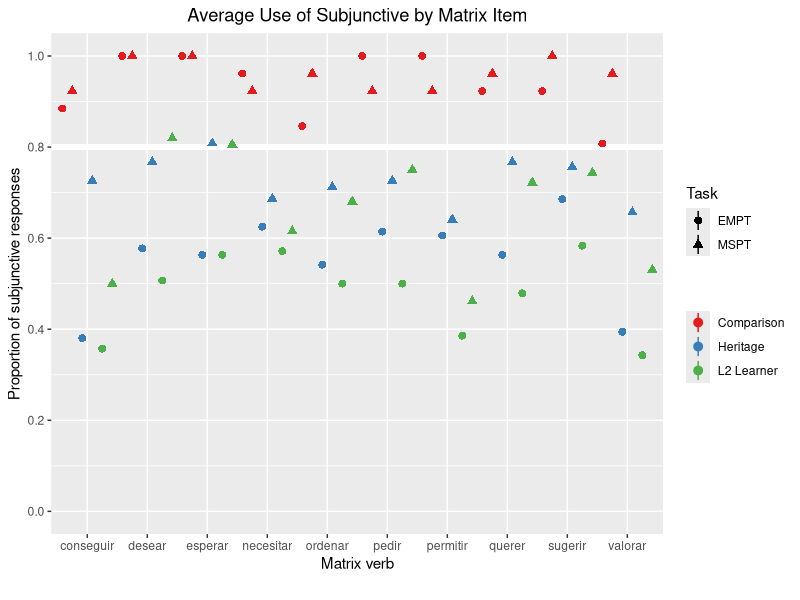
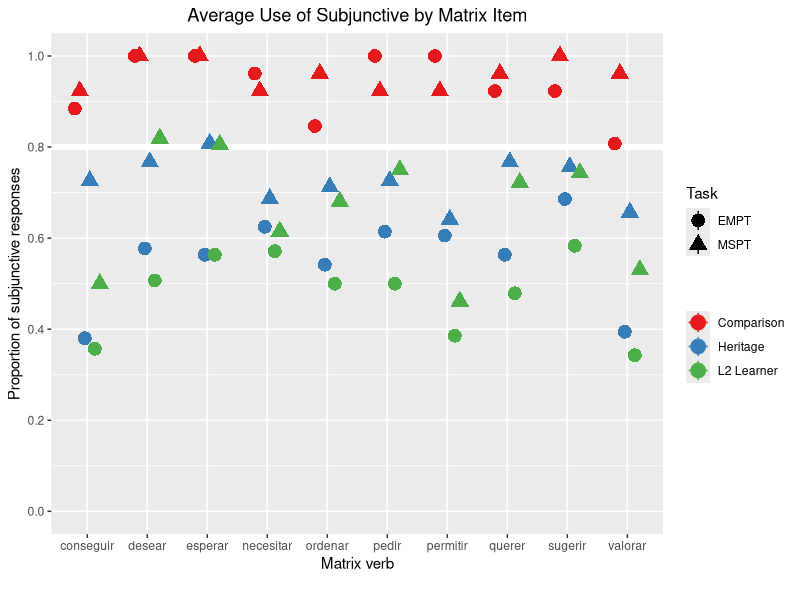
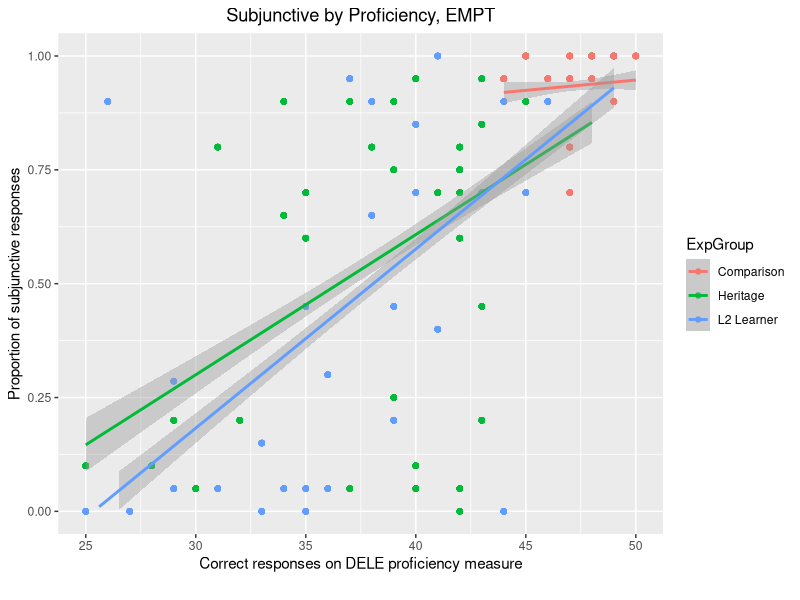
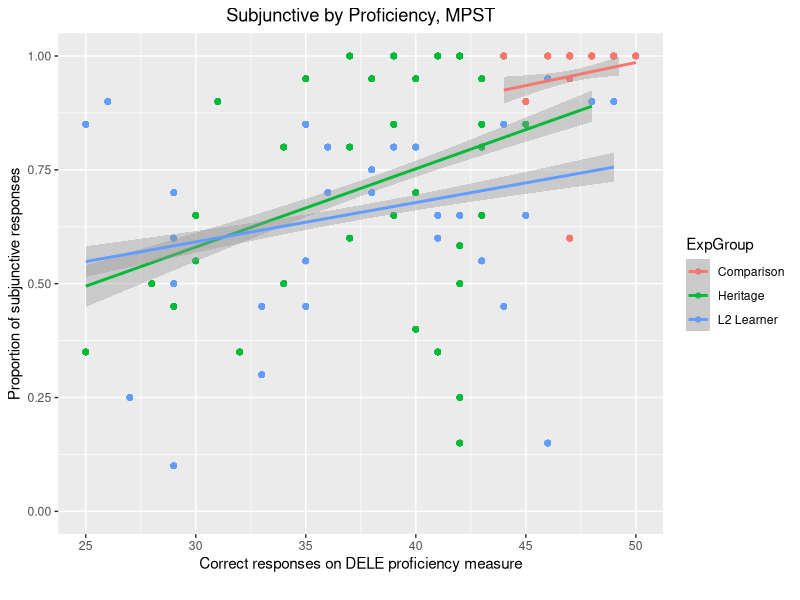
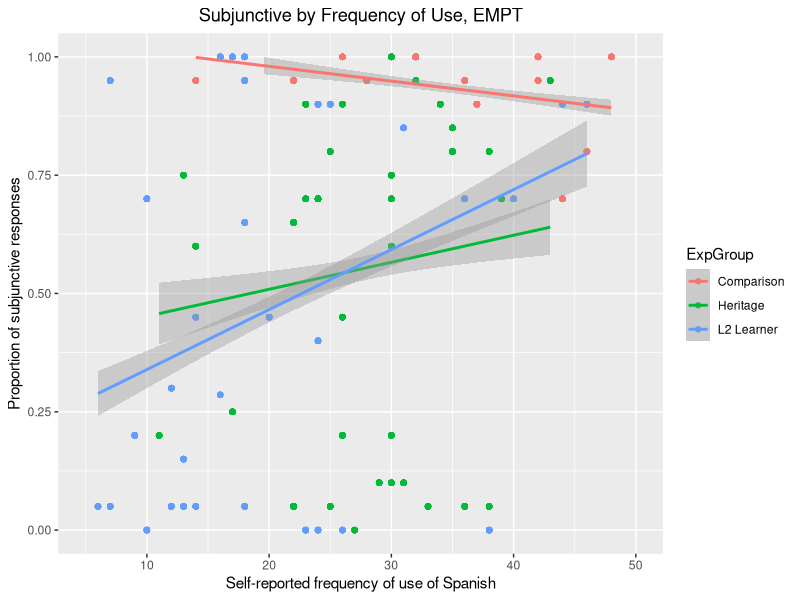
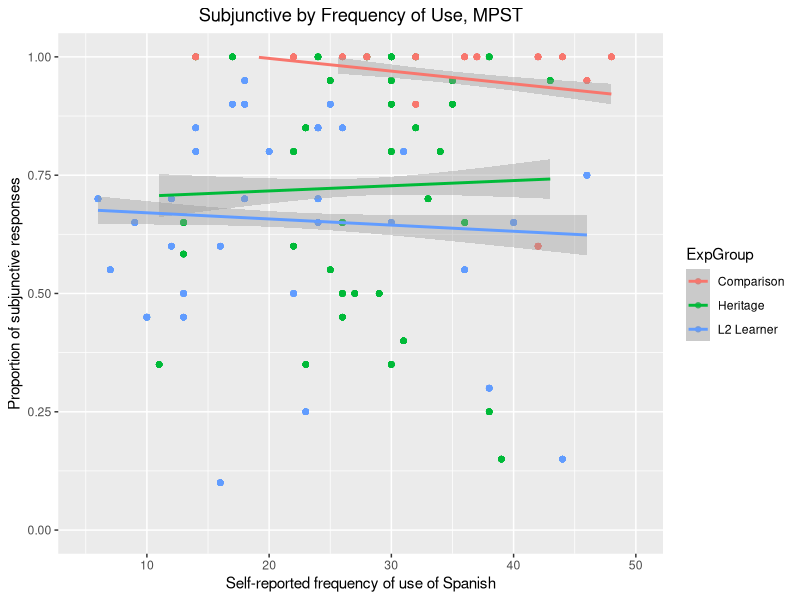
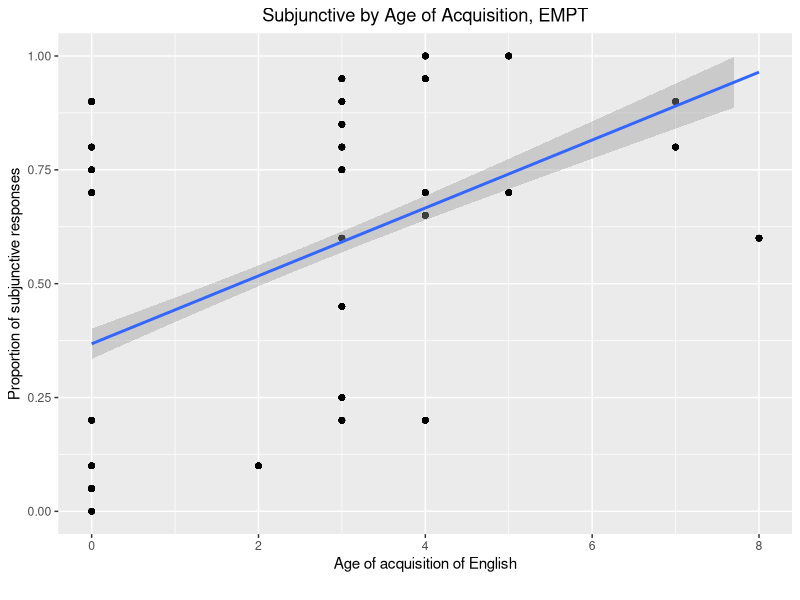
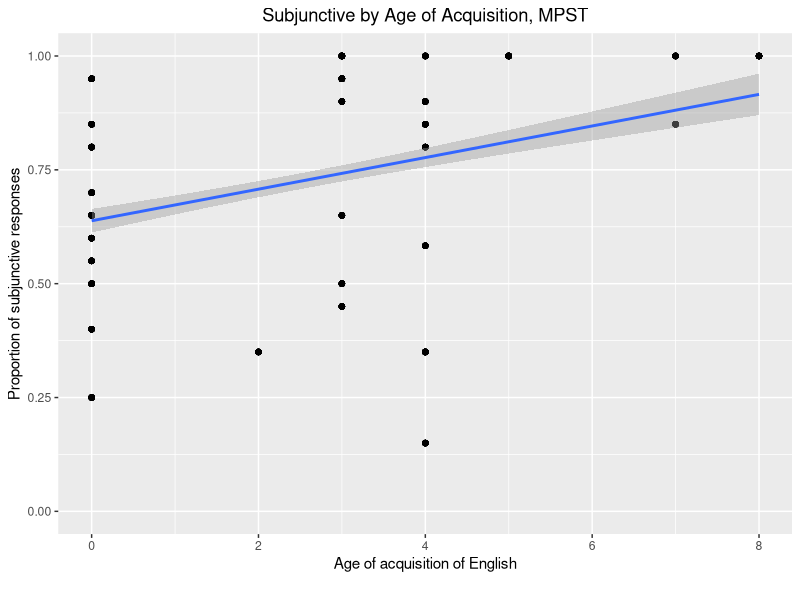

Generate these figures, in order, with R:
# Packages
library(tidyverse)
library(lme4)
library(dplyr)
library(lmerTest)
library(glmmTMB)
library(emmeans)
library(kableExtra)
library(Hmisc)

# Preparation of data
## Load database
L2_EPT = read_csv("./CSV Files/L2 Learners/EPT Subjunctive Standardized L2 Data.csv")
L2_FCT = read_csv("./CSV Files/L2 Learners/FCT Subjunctive Standardized L2 Data.csv")
Heritage_EPT = read_csv("./CSV Files/Heritage/EPT Subjunctive Standardized Heritage Data.csv")
Heritage_FCT = read_csv("./CSV Files/Heritage/FCT Subjunctive Standardized Heritage Data.csv")
Comparison_EPT = read.csv("./CSV Files/Comparison/EPT Subjunctive Standardized Comparison Data.csv")
Comparison_FCT = read.csv("./CSV Files/Comparison/FCT Subjunctive Standardized Comparison Data.csv")


## Create combined datasets
Subjunctive_EPT = rbind(L2_EPT, Heritage_EPT, Comparison_EPT)
Subjunctive_FCT = rbind(L2_FCT, Heritage_FCT, Comparison_FCT)
Subjunctive_Aggregate = rbind(Subjunctive_EPT, Subjunctive_FCT)


## Find participant averages
Heritage_EPT_Modified = aggregate(Heritage_EPT$Average, list(Heritage_EPT$Participant_ID), FUN = mean)
Heritage_EPT_Modified = Heritage_EPT_Modified %>% rename(Part_Avg = x)
Heritage_EPT_Modified = left_join(Heritage_EPT, Heritage_EPT_Modified, by = c("Participant_ID" = "Group.1"))

Heritage_FCT_Modified = aggregate(Heritage_FCT$Average, list(Heritage_FCT$Participant_ID), FUN = mean)
Heritage_FCT_Modified = Heritage_FCT_Modified %>% rename(Part_Avg = x)
Heritage_FCT_Modified = left_join(Heritage_FCT, Heritage_FCT_Modified, by = c("Participant_ID" = "Group.1"))

Subjunctive_EPT_Aggregate = aggregate(Subjunctive_EPT$Average, list(Subjunctive_EPT$Participant_ID), FUN = mean)
Subjunctive_EPT_Aggregate = Subjunctive_EPT_Aggregate %>% rename(Part_Avg = x)
Subjunctive_EPT_Aggregate = left_join(Subjunctive_EPT, Subjunctive_EPT_Aggregate, by = c("Participant_ID" = "Group.1"))

Subjunctive_FCT_Aggregate = aggregate(Subjunctive_FCT$Average, list(Subjunctive_FCT$Participant_ID), FUN = mean)
Subjunctive_FCT_Aggregate = Subjunctive_FCT_Aggregate %>% rename(Part_Avg = x)
Subjunctive_FCT_Aggregate = left_join(Subjunctive_FCT, Subjunctive_FCT_Aggregate, by = c("Participant_ID" = "Group.1"))


# Plots
## Individual lexical items
Subjunctive_Aggregate %>%
  ggplot(aes(x = MainVerb, y = Average, color = ExpGroup, shape = Task)) +
  geom_hline(yintercept = 0.8, color = 'white', size = 2) +
  stat_summary(fun.data = mean_sdl, geom = "pointrange", position = position_dodge(width=1)) +
  scale_color_brewer(palette = "Set1", name = "") +
  scale_y_continuous(breaks = seq (0, 1, 0.2), limits = c(0, 1)) +
  labs(x = "Matrix verb", y = "Proportion of subjunctive responses", caption = "",
       title = "Average Use of Subjunctive by Matrix Item") +
  theme(plot.title = element_text(hjust = 0.5))

Subjunctive_Aggregate %>%
  ggplot(aes(x = MainVerb, y = Average, color = ExpGroup, shape = Task)) + 
  geom_hline(yintercept = 0.8, color = 'white', size = 2) +
  stat_summary(fun = mean,
               geom = "pointrange", size = 1, 
               position = position_dodge(width = 0.5)) + 
  stat_summary(fun.data = mean_sdl,
               geom="line",
               position = position_dodge(width=0.2)) +
  scale_color_brewer(palette = "Set1", name = "") +
  scale_y_continuous(breaks = seq (0, 1, 0.2),
                     limits = c(0, 1)) +
  labs(x = "Matrix verb", y = "Proportion of subjunctive responses", caption = "", 
       title = "Average Use of Subjunctive by Matrix Item") +
  theme(plot.title = element_text(hjust = 0.5))


## By average accuracy and proficiency
Subjunctive_EPT_Aggregate %>%
  ggplot(aes(x = DELE, y = Part_Avg, color = ExpGroup)) + 
  geom_point() +
  geom_smooth(method = lm) +
  xlim(c(25,50)) +
  ylim(c(0,1)) +
  labs(x = 'Correct responses on DELE proficiency measure', y = 'Proportion of subjunctive responses', caption = '', 
       title = 'Subjunctive by Proficiency, EMPT') +
  theme(plot.title = element_text(hjust = 0.5))

Subjunctive_FCT_Aggregate %>%
  ggplot(aes(x = DELE, y = Part_Avg, color = ExpGroup)) + 
  geom_point() +
  geom_smooth(method = lm) +
  xlim(c(25,50)) +
  ylim(c(0,1)) +
  labs(x = 'Correct responses on DELE proficiency measure', y = 'Proportion of subjunctive responses', caption = '', 
       title = 'Subjunctive by Proficiency, MPST') +
  theme(plot.title = element_text(hjust = 0.5))


## By average accuracy and use
Subjunctive_EPT_Aggregate %>%
  ggplot(aes(x = FofA, y = Part_Avg, color = ExpGroup)) + 
  geom_point() +
  geom_smooth(method = lm) +
  xlim(c(5,50)) +
  ylim(c(0,1)) +
  labs(x = 'Self-reported frequency of use of Spanish', y = 'Proportion of subjunctive responses',
       title = 'Subjunctive by Frequency of Use, EMPT') +
  theme(plot.title = element_text(hjust = 0.5))

Subjunctive_FCT_Aggregate %>%
  ggplot(aes(x = FofA, y = Part_Avg, color = ExpGroup)) + 
  geom_point() +
  geom_smooth(method = lm) +
  xlim(c(5,50)) +
  ylim(c(0,1)) +
  labs(x = 'Self-reported frequency of use of Spanish', y = 'Proportion of subjunctive responses',
       title = 'Subjunctive by Frequency of Use, MPST') +
  theme(plot.title = element_text(hjust = 0.5))


## By age of acquisition
Heritage_EPT_Modified %>%
  ggplot(aes(x = AoA_ENG, y = Part_Avg)) + 
  geom_point() +
  geom_smooth(method = lm) +
  xlim(c(0,8)) +
  ylim(c(0,1)) +
  labs(x = 'Age of acquisition of English', y = 'Proportion of subjunctive responses', caption = '', 
       title = 'Subjunctive by Age of Acquisition, EMPT') +
  theme(plot.title = element_text(hjust = 0.5))

Heritage_FCT_Modified %>%
  ggplot(aes(x = AoA_ENG, y = Part_Avg)) + 
  geom_point() +
  geom_smooth(method = lm) +
  xlim(c(0,8)) +
  ylim(c(0,1)) +
  labs(x = 'Age of acquisition of English', y = 'Proportion of subjunctive responses', caption = '', 
       title = 'Subjunctive by Age of Acquisition, MPST') +
  theme(plot.title = element_text(hjust = 0.5))
